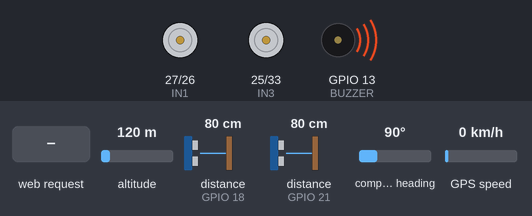
Simulated run of this sketch. Board: ESP32. Parts: motor-driver pin pairs drawn as motors (green arrow = first pin HIGH = forward, orange = second pin HIGH = backward, longer = more drive, scaled by the enable pin), buzzer (waves = sounding, pin HIGH). Inputs (shaded band) come from the test bench; at power-on: distance to the obstacle (sensors on GPIO 18, GPIO 21) 80 cm, altitude 120 m, compass heading 90°, GPS speed 0 km/h. The echo pulse lasts 58.3 µs per cm; storage starts empty; the GPS gets a fix after 3 s at 37.7749, -122.4194 with 8 satellites; what the sketch prints to the serial monitor is not drawn.

Above: at 1.2 s.
1.3 s: distance to the obstacle (sensor on GPIO 18) set to 23 cm
2.8 s: distance to the obstacle (sensor on GPIO 18) set to 19 cm
At 3.6 s:
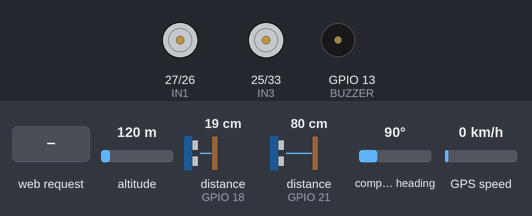
4.4 s: HTTP request GET /forward received
At 5.2 s:
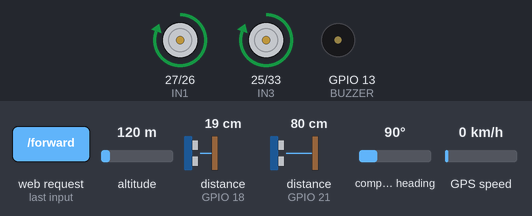
5.9 s: HTTP request GET /backward received
At 6.3 s:
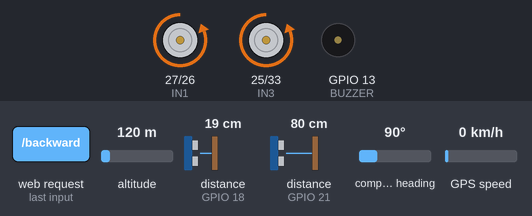
7.4 s: HTTP request GET /stop received
At 8.3 s:
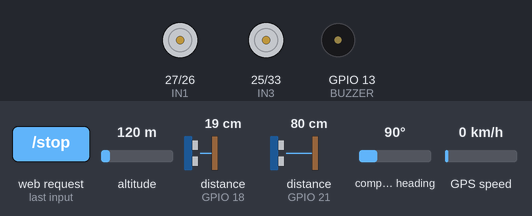
9.1 s: distance to the obstacle (sensor on GPIO 18) set to 35 cm
At 9.9 s:
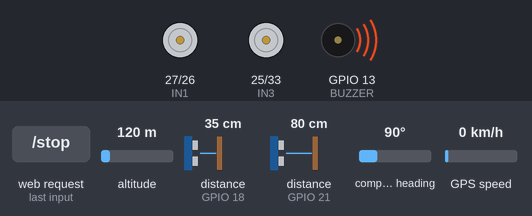
Timing chart, 0 to 11.7 s (numbered marks = the images above; inputs shaded):
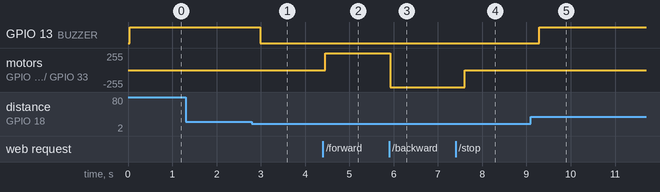

The sketch:

railway_safety.ino
```cpp
#include <WiFi.h>
#include <WebServer.h>
#include <NewPing.h>
#include <TinyGPS++.h>
#include <HardwareSerial.h>
#include <LittleFS.h>

// ================= WIFI =================
const char* ssid = "Railway_Safety";
const char* password = "12345678";

WebServer server(80);

// ================= MOTOR =================
#define IN1 27
#define IN2 26
#define IN3 25
#define IN4 33
#define ENA 14
#define ENB 12

// ================= BUZZER =================
#define BUZZER 13

// ================= ULTRASONIC =================
#define TRIG1 5
#define ECHO1 18
#define TRIG2 19
#define ECHO2 21

NewPing sonar1(TRIG1, ECHO1, 200);
NewPing sonar2(TRIG2, ECHO2, 200);

// ================= GPS =================
TinyGPSPlus gps;
HardwareSerial gpsSerial(1);

// ================= VARIABLES =================
float lat = 0;
float lon = 0;
int d1 = 0;
int d2 = 0;
String statusMsg = "Track Normal";

// ================= MOTOR =================
void forward() {
  digitalWrite(IN1, HIGH);
  digitalWrite(IN2, LOW);
  digitalWrite(IN3, HIGH);
  digitalWrite(IN4, LOW);
}

void backward() {
  digitalWrite(IN1, LOW);
  digitalWrite(IN2, HIGH);
  digitalWrite(IN3, LOW);
  digitalWrite(IN4, HIGH);
}

void stopMotor() {
  digitalWrite(IN1, LOW);
  digitalWrite(IN2, LOW);
  digitalWrite(IN3, LOW);
  digitalWrite(IN4, LOW);
}

// ================= WEB FILES =================
String contentTypeFor(const String& path) {
  if (path.endsWith(".html")) return "text/html";
  if (path.endsWith(".css")) return "text/css";
  if (path.endsWith(".js")) return "application/javascript";
  if (path.endsWith(".json")) return "application/json";
  if (path.endsWith(".svg")) return "image/svg+xml";
  if (path.endsWith(".png")) return "image/png";
  if (path.endsWith(".ico")) return "image/x-icon";
  if (path.endsWith(".woff2")) return "font/woff2";
  return "application/octet-stream";
}

void handleWebFile() {
  if (server.method() != HTTP_GET) {
    server.send(405, "text/plain", "Method Not Allowed");
    return;
  }

  String path = server.uri();
  if (path.indexOf("..") >= 0) {
    server.send(400, "text/plain", "Invalid path");
    return;
  }
  if (path == "/") path = "/index.html";

  File file = LittleFS.open(path, "r");
  if (!file || file.isDirectory()) {
    server.send(404, "text/plain", "File not found");
    return;
  }

  server.sendHeader(
    "Cache-Control",
    path == "/index.html" ? "no-cache" : "public, max-age=31536000, immutable"
  );
  server.streamFile(file, contentTypeFor(path));
  file.close();
}

// ================= API ROUTES =================
void handleData() {
  String json = "{\"status\":\"" + statusMsg +
                "\",\"lat\":" + String(lat, 6) +
                ",\"lon\":" + String(lon, 6) +
                ",\"d1\":" + String(d1) +
                ",\"d2\":" + String(d2) + "}";
  server.send(200, "application/json", json);
}

void handleForward() {
  forward();
  server.send(200, "text/plain", "F");
}

void handleBackward() {
  backward();
  server.send(200, "text/plain", "B");
}

void handleStop() {
  stopMotor();
  server.send(200, "text/plain", "S");
}

// ================= SETUP =================
void setup() {
  Serial.begin(115200);

  pinMode(IN1, OUTPUT);
  pinMode(IN2, OUTPUT);
  pinMode(IN3, OUTPUT);
  pinMode(IN4, OUTPUT);
  pinMode(ENA, OUTPUT);
  pinMode(ENB, OUTPUT);
  pinMode(BUZZER, OUTPUT);

  digitalWrite(ENA, HIGH);
  digitalWrite(ENB, HIGH);
  digitalWrite(BUZZER, LOW);
  stopMotor();

  gpsSerial.begin(9600, SERIAL_8N1, 16, 17);

  if (!LittleFS.begin()) {
    Serial.println("LittleFS mount failed. Upload the web files to LittleFS.");
    while (true) delay(1000);
  }

  WiFi.softAP(ssid, password);
  Serial.print("Connect to Wi-Fi: ");
  Serial.println(ssid);
  Serial.print("Dashboard address: http://");
  Serial.println(WiFi.softAPIP());

  server.on("/data", HTTP_GET, handleData);
  server.on("/forward", HTTP_GET, handleForward);
  server.on("/backward", HTTP_GET, handleBackward);
  server.on("/stop", HTTP_GET, handleStop);
  server.onNotFound(handleWebFile);
  server.begin();
}

// ================= LOOP =================
void loop() {
  server.handleClient();

  while (gpsSerial.available()) {
    gps.encode(gpsSerial.read());
  }

  if (gps.location.isValid()) {
    lat = gps.location.lat();
    lon = gps.location.lng();
  }

  d1 = sonar1.ping_cm();
  d2 = sonar2.ping_cm();

  if ((d1 > 20 || d1 == 0) && (d2 > 20 || d2 == 0)) {
    statusMsg = "WARNING: Track Damage Detected";
    stopMotor();
    digitalWrite(BUZZER, HIGH);
  } else {
    statusMsg = "Track Normal";
    digitalWrite(BUZZER, LOW);
  }

  delay(200);
}
```

Measured:
- the behaviour switches between 21 and 20 cm on distance to the obstacle (sensor on GPIO 18) (found by bisection; images 0 and 1)
- after the input at 1.3 s, every drawn part: stays the same
- after the input at 2.8 s, GPIO 13 (BUZZER): HIGH → LOW after 0.18 s
- after the input at 4.4 s, motor on GPIO 27 (IN1) / GPIO 26 (IN2), motor on GPIO 25 (IN3) / GPIO 33 (IN4): stopped → forward 255/255 after 0.06 s
- after the input at 5.9 s, motor on GPIO 27 (IN1) / GPIO 26 (IN2), motor on GPIO 25 (IN3) / GPIO 33 (IN4): forward 255/255 → backward 255/255 at once
- after the input at 7.4 s, motor on GPIO 27 (IN1) / GPIO 26 (IN2), motor on GPIO 25 (IN3) / GPIO 33 (IN4): backward 255/255 → stopped after 0.21 s
- after the input at 9.1 s, GPIO 13 (BUZZER): LOW → HIGH after 0.19 s
